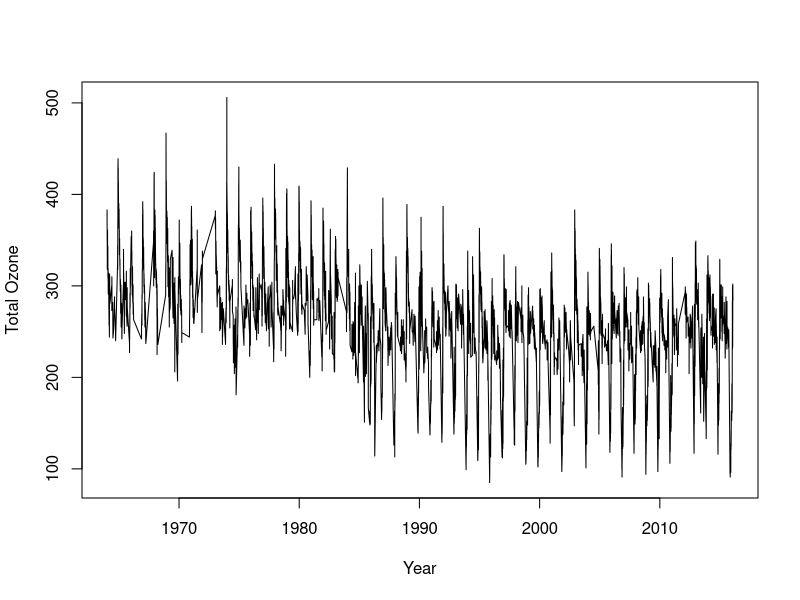
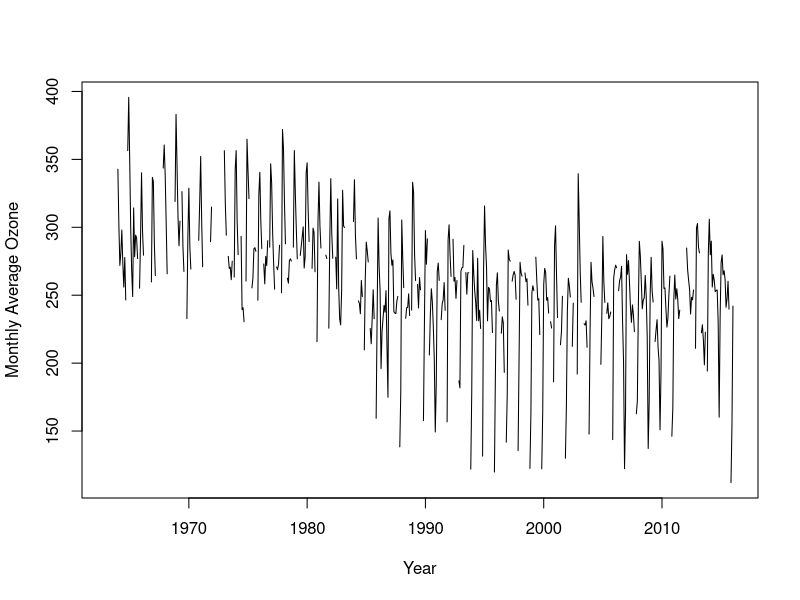
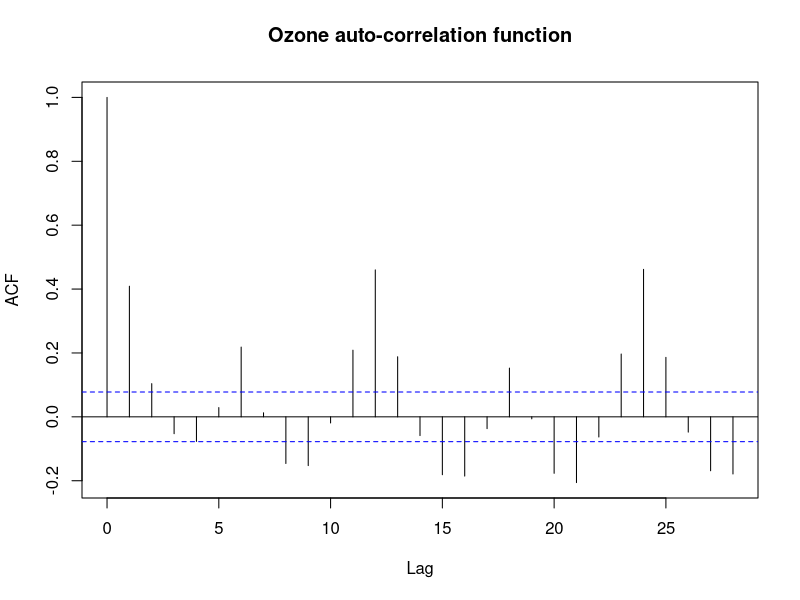
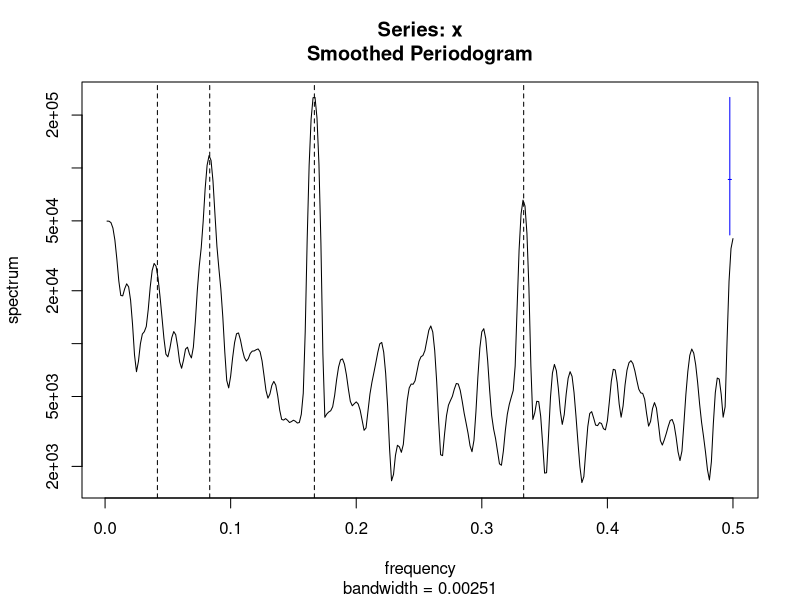
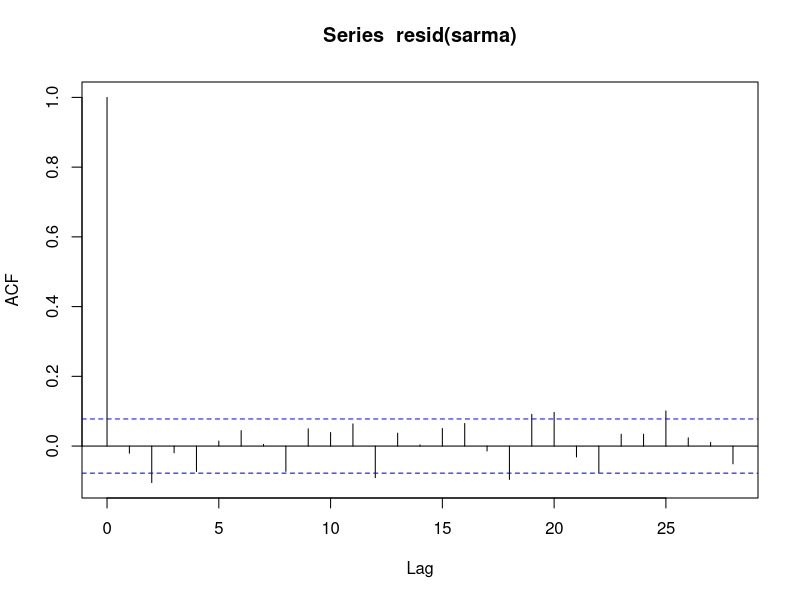
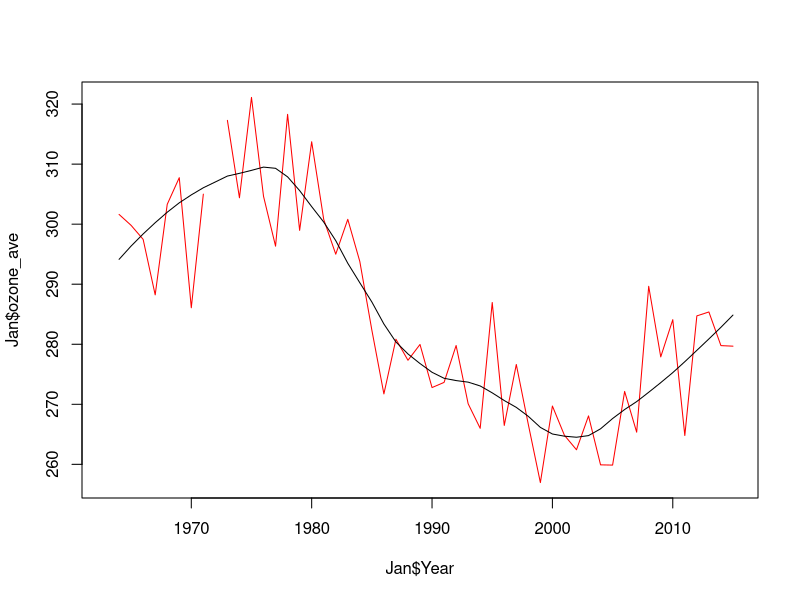

Generate these figures, in order, with R:
## ---- chunk 1
x <- read.table(file="amsTOTo3.txt",sep=',',header=TRUE)
t = x$YYYY+x$MM/12+x$DD/365
plot(x$Total_Ozone~t,type='l', xlab='Year', ylab='Total Ozone')
## ---- chunk 2
N_year = length(unique((x$YYYY)))
tmp = rep(unique(x$YYYY),12)
dim(tmp) = c(N_year,12)
Year = as.vector(t(tmp))
Month = rep(1:12, N_year)
ozone_ave = rep(0, N_year*12)
for (i in 1:N_year)
{
  for (j in 1:12)
  {
    y = unique(x$YYYY)[i]
    m = j
    ozone_ave[12*(i-1)+j] = mean(x[(x$YYYY==y & x$MM==m), ]$Total_Ozone)
  }
}
data = data.frame(Year, Month, ozone_ave)
data$time = data$Year+data$Month/12
plot(data$ozone_ave~data$time,type='l', xlab='Year', ylab='Monthly Average Ozone')
## ---- chunk 3
abc = data$ozone_ave
abc[abc=='NaN']=0
acf(abc, main='Ozone auto-correlation function')
## ---- chunk 4
spectrum(abc, spans=c(3,5,3))
abline(v=1/3.,lty=2)
abline(v=1/6.,lty=2)
abline(v=1/12.,lty=2)
abline(v=1/24.,lty=2)
## ---- chunk 5
sarma = arima(data$ozone_ave, order=c(1,0,1), seasonal = list(order=c(1,0,1), period=12))
sarma
## ---- chunk 6
sarma = arima(data$ozone_ave, order=c(1,0,0), seasonal = list(order=c(1,0,1), period=12))
sarma
acf(resid(sarma), na.action = na.pass)
## ---- chunk 7
Jan = data[data$Month==1,]
ozone_smooth <- loess(Jan$ozone_ave~Jan$Year,span=0.5)
plot(Jan$Year, Jan$ozone_ave,type = 'l',col='red')
lines(ozone_smooth$x, ozone_smooth$fitted,type='l')
## ---- chunk 8
aic_table <- function(data,P,Q,xreg=NULL){
  table <- matrix(NA,(P+1),(Q+1))
  for(p in 0:P) {
    for(q in 0:Q) {
       table[p+1,q+1] <- arima(data,order=c(p,0,q),xreg=xreg)$aic
    }
  }
  dimnames(table) <- list(paste("<b> AR",0:P, "</b>", sep=""),paste("MA",0:Q,sep=""))
  table
}

e_aic_table <- aic_table(Jan$ozone_ave,4,4)
require(knitr)
kable(e_aic_table,digits=2)

e_aic_table <- aic_table(Jan$ozone_ave,4,4,xreg=Jan$Year)
require(knitr)
kable(e_aic_table,digits=2)
## ---- chunk 9
fit0 = arima(Jan$ozone_ave, order=c(1,0,2))
fit0
fit1 = arima(Jan$ozone_ave, order=c(1,0,2), xreg = Jan$Year)
fit1
